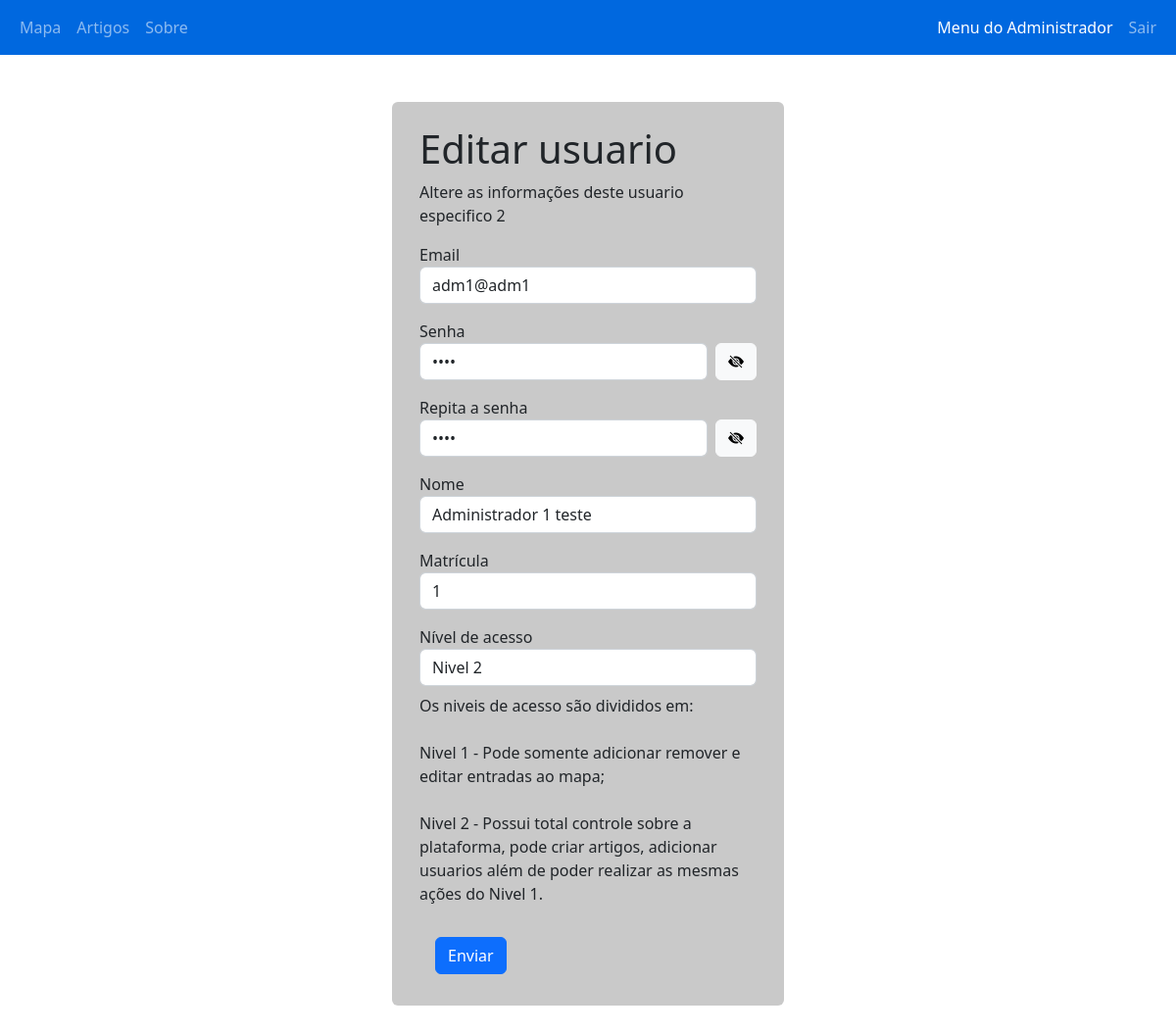
/php/editarusuario.php?idUsuario=1 (signed in), run on the app's committed database.
### tables this page shows
CREATE TABLE `usuario` (
  `email` varchar(150) NOT NULL,
  `senha` varchar(150) NOT NULL,
  `matricula` varchar(20) NOT NULL,
  `nome` varchar(50) NOT NULL,
  `nivel` int NOT NULL,
  `idUsuario` int NOT NULL AUTO_INCREMENT,
  PRIMARY KEY (`idUsuario`)
);

### php/editarusuario.php (the view, shortened to what this page needs)
<?php
    include_once "link.php";
        ?>
        <?php
    $idUsuario = $_GET['idUsuario'];
    $query = mysqli_query($link,"SELECT * FROM USUARIO WHERE idUsuario = $idUsuario");
    $row = mysqli_fetch_assoc($query);
    $nome = $row['nome'];
    $email = $row['email'];
    $matricula = $row['matricula'];
    $nivel = $row['nivel'];
    $senha = $row['senha'];
?>
<!DOCTYPE html>
<html lang="pt-br">
<head>
    <link rel="stylesheet" href="../style/style.css">
    <link href="https://cdn.jsdelivr.net/npm/bootstrap@5.2.2/dist/css/bootstrap.min.css" rel="stylesheet">
    <link rel="stylesheet" href="https://cdn.jsdelivr.net/npm/bootstrap-icons@1.3.0/font/bootstrap-icons.css">
</head>
<body onload="valorSelecionado()">
    <nav class="navbar navbar-expand dblue navbar-dark">
        <div class="container-fluid">
            <ul class="navbar-nav">
                <li class="nav-item">
                    <a class="nav-link" href="index.php">Mapa</a>
                </li>
                <li class="nav-item">
                    <a class="nav-link" href="artigos.php">Artigos</a>
                </li>
                <li class="nav-item">
                    <a class="nav-link" href="sobre.php">Sobre</a>
                </li>
            </ul>
            <ul class="navbar-nav justify-content-end">
                <li class='nav-item'>
                    <a class='nav-link active' href='criarusuario.php'>Menu do Administrador</a>
                </li>
                <li class='nav-item'>
                    <a class='nav-link' href='sair.php'>Sair</a>
                </li>
            </ul>
        </div>
    </nav>
    <div class="row m-0 d-flex justify-content-center">
            <div class="gray container mx-5 rounded col-4 py-3 my-5">
                <form action="c_editarusuario.php" class="mx-3 mt-2" method="post">
                    <h1>Editar usuario</h1>
                    <p>Altere as informações deste usuario especifico <?php echo $nivel?></p>
                    <div class="mt-3">
                        <label class="form-lable" for="email">Email</label>
                        <input class="form-control" value="<?php echo $email?>" placeholder="Email" type="email" name="email">
                    </div>
                    <div class="mt-3">
                        <label class="form-lable" for="senha">Senha</label>
                        <div class="d-flex">
                            <input id="senha1" class="form-control d-flex" placeholder="Senha" value="<?php echo $senha?>" type="password" name="senha">
                            <button type="button" onclick="trocarVisibilidade()" class="ms-2 text-aligh-center btn btn-light"><i id="button1" class="d-flex justify-content-center bi bi-eye-slash-fill"></i></button>
                        </div>
                    </div>
                    <div class="mt-3">
                        <label class="form-lable" for="senha">Repita a senha</label>
                        <div class="d-flex">
                            <input id="senha2" class="form-control d-flex pl-5" placeholder="Senha" value="<?php echo $senha?>" type="password" name="senha2">
                            <button type="button" onclick="trocarVisibilidade2()" class="ms-2 text-aligh-center btn btn-light"><i id="button2" class="d-flex justify-content-center bi bi-eye-slash-fill"></i></button>
                        </div>
                    </div>
                    <div class="mt-3">
                        <label class="form-lable" for="nome">Nome</label>
                        <input class="form-control" value="<?php echo $nome?>" placeholder="Nome" type="text" name="nome">
                    </div>
                    <div class="my-3">
                        <label class="form-lable" for="matricula">Matrícula</label>
                        <input class="form-control" value="<?php echo $matricula?>" placeholder="Matrícula" type="text" class="matricula" name="matricula">
                    </div>
                    <div class="my-3">
                        <label class="form-lable" for="acesso">Nível de acesso</label>
                        <select class="form-control" id="option" name="nivel">
                            <option id="valor2" value="2">Nivel 2</option>
                        </select>
                        <p class="mt-2">
                            Os niveis de acesso são divididos em: <br><br>
                            Nivel 1 - Pode somente adicionar remover e editar entradas ao mapa; <br><br>
                            Nivel 2 - Possui total controle sobre a plataforma, pode criar artigos, adicionar usuarios além de poder realizar as mesmas ações do Nivel 1.
                        </p>
                    </div>
                    <button class="my-3 ms-3 btn btn-primary" type="submit">Enviar</button>
                </form>
            </div>
        </div>
</body>
</html>

### style/style.css (style rules this page uses)
.gray { background-color: rgb(201, 201, 201); }
.dblue { background-color: rgb(0, 104, 223); }

### data on the page
usuario: nivel "2", email "adm1@adm1", nome "Administrador 1 teste", matricula "1"
